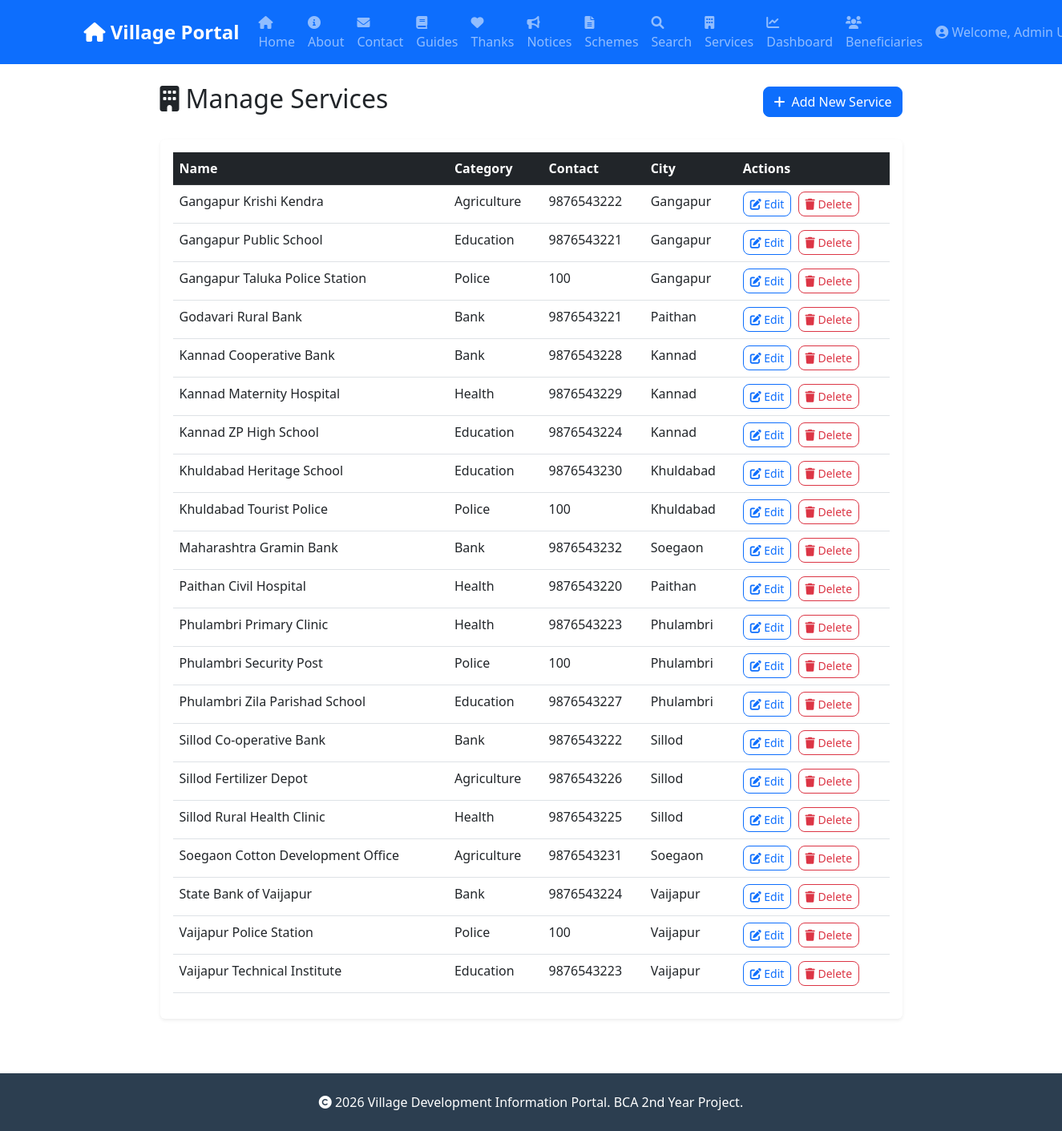
Page /admin/services (signed in) on the committed database.
### tables this page shows
CREATE TABLE users (
            id INTEGER PRIMARY KEY AUTOINCREMENT,
            name TEXT NOT NULL,
            email TEXT UNIQUE NOT NULL,
            password_hash TEXT NOT NULL,
            role TEXT NOT NULL,
            created_at TIMESTAMP DEFAULT CURRENT_TIMESTAMP
        , theme_preference TEXT DEFAULT 'light', location TEXT);

CREATE TABLE services (
            id INTEGER PRIMARY KEY AUTOINCREMENT,
            category TEXT NOT NULL,
            name TEXT NOT NULL,
            contact_number TEXT,
            address TEXT,
            in_charge TEXT,
            city TEXT
        );

### app.py (the view)
@app.route('/admin/services')
@login_required
def admin_services():
    if current_user.role != 'admin':
        flash('Access denied', 'error')
        return redirect(url_for('index'))
    conn = get_db()
    cursor = conn.cursor()
    cursor.execute('SELECT * FROM services ORDER BY name ASC')
    services = cursor.fetchall()
    conn.close()
    return render_template('admin_services.html', services=services)

### app.py (called while the page is built)
def get_db():
    db_path = app.config.get('DATABASE', 'database.db')
    conn = sqlite3.connect(db_path)
    conn.row_factory = sqlite3.Row
    return conn

@login_manager.user_loader
def load_user(user_id):
    conn = get_db()
    cursor = conn.cursor()
    cursor.execute('SELECT * FROM users WHERE id = ?', (user_id,))
    user = cursor.fetchone()
    conn.close()
    if user:
        return User(user['id'], user['name'], user['email'], user['role'], dict(user).get('location'))
    return None

### templates/admin_services.html
{% extends "base.html" %}
{% block content %}
<div class="row justify-content-center">
    <div class="col-lg-10">
        <div class="d-flex justify-content-between align-items-center mb-4">
            <h2><i class="fas fa-building me-2"></i>Manage Services</h2>
            <a href="{{ url_for('admin_add_service') }}" class="btn btn-primary">
                <i class="fas fa-plus me-2"></i>Add New Service
            </a>
        </div>
        <div class="card shadow-sm">
            <div class="card-body">
                {% if services %}
                <div class="table-responsive">
                    <table class="table table-hover">
                        <thead class="table-dark">
                            <tr>
                                <th>Name</th>
                                <th>Category</th>
                                <th>Contact</th>
                                <th>City</th>
                                <th>Actions</th>
                            </tr>
                        </thead>
                        <tbody>
                            {% for service in services %}
                            <tr>
                                <td>{{ service.name }}</td>
                                <td>{{ service.category }}</td>
                                <td>{{ service.contact_number or 'N/A' }}</td>
                                <td>{{ service.city }}</td>
                                <td>
                                    <a href="{{ url_for('admin_edit_service', service_id=service.id) }}"
                                        class="btn btn-sm btn-outline-primary me-1">
                                        <i class="fas fa-edit"></i> Edit
                                    </a>
                                    <a href="{{ url_for('admin_delete_service', service_id=service.id) }}"
                                        class="btn btn-sm btn-outline-danger" onclick="return confirm('Are you sure?')">
                                        <i class="fas fa-trash"></i> Delete
                                    </a>
                                </td>
                            </tr>
                            {% endfor %}
                        </tbody>
                    </table>
                </div>
                {% else %}
                <div class="text-center py-4">
                    <p class="text-muted">No services found.</p>
                    <a href="{{ url_for('admin_add_service') }}" class="btn btn-primary">Add First Service</a>
                </div>
                {% endif %}
            </div>
        </div>
    </div>
</div>
{% endblock %}

### templates/base.html (shortened to what this page needs)
<!DOCTYPE html>
<html lang="en">
<head>
    <link href="https://cdn.jsdelivr.net/npm/bootstrap@5.3.0/dist/css/bootstrap.min.css" rel="stylesheet">
    <link rel="stylesheet" href="https://cdnjs.cloudflare.com/ajax/libs/font-awesome/6.0.0/css/all.min.css">
</head>
<body>
    <nav class="navbar navbar-expand-lg navbar-dark bg-primary sticky-top">
        <div class="container">
            <a class="navbar-brand" href="/">
                <i class="fas fa-home"></i> Village Portal
            </a>
            <div class="collapse navbar-collapse" id="navbarNav">
                <ul class="navbar-nav me-auto">
                    <li class="nav-item">
                        <a class="nav-link" href="/">
                            <i class="fas fa-house"></i> Home
                        </a>
                    </li>
                    <li class="nav-item">
                        <a class="nav-link" href="/about">
                            <i class="fas fa-info-circle"></i> About
                        </a>
                    </li>
                    <li class="nav-item">
                        <a class="nav-link" href="/contact">
                            <i class="fas fa-envelope"></i> Contact
                        </a>
                    </li>
                    <li class="nav-item">
                        <a class="nav-link" href="/documentation">
                            <i class="fas fa-book"></i> Guides
                        </a>
                    </li>
                    <li class="nav-item">
                        <a class="nav-link" href="/acknowledgements">
                            <i class="fas fa-heart"></i> Thanks
                        </a>
                    </li>
                    <li class="nav-item">
                        <a class="nav-link" href="/notices">
                            <i class="fas fa-bullhorn"></i> Notices
                        </a>
                    </li>
                    <li class="nav-item">
                        <a class="nav-link" href="/schemes">
                            <i class="fas fa-file-alt"></i> Schemes
                        </a>
                    </li>
                    <li class="nav-item">
                        <a class="nav-link" href="/search">
                            <i class="fas fa-search"></i> Search
                        </a>
                    </li>
                    <li class="nav-item">
                        <a class="nav-link" href="/services">
                            <i class="fas fa-building"></i> Services
                        </a>
                    </li>
                    {% if current_user.is_authenticated and current_user.role == 'admin' %}
                    <li class="nav-item">
                        <a class="nav-link" href="/admin/dashboard">
                            <i class="fas fa-chart-line"></i> Dashboard
                        </a>
                    </li>
                    <li class="nav-item">
                        <a class="nav-link" href="/beneficiaries">
                            <i class="fas fa-users"></i> Beneficiaries
                        </a>
                    </li>
                    {% endif %}
                </ul>
                <ul class="navbar-nav">
                    {% if current_user.is_authenticated %}
                    <li class="nav-item dropdown">
                        <a class="nav-link dropdown-toggle" href="#" id="userDropdown" role="button"
                            data-bs-toggle="dropdown" aria-expanded="false">
                            <i class="fas fa-user-circle"></i> Welcome, {{ current_user.name }}
                        </a>
                    </li>
                    {% endif %}
                </ul>
            </div>
        </div>
    </nav>
    <div class="container mt-4">
        {% block content %}{% endblock %}
    </div>
    <footer class="footer bg-dark text-white py-4 mt-5">
        <div class="container text-center">
            <p class="mb-0">
                <i class="fas fa-copyright"></i> 2026 Village Development Information Portal.
                BCA 2nd Year Project.
            </p>
        </div>
    </footer>
</body>
</html>

### templates/base.html (style rules this page uses)
.navbar-brand { font-weight: bold; font-size: 1.5rem; }
.card { margin-bottom: 20px; border: none; box-shadow: 0 2px 10px rgba(0, 0, 0, 0.1); }
.footer { margin-top: 50px; background: #2c3e50 !important; }
.btn { border-radius: 8px; }
.nav-link { font-weight: 500; }

### rows in the picture
users: name "Admin…"
services: name "Gangapur Krishi Kendra", category "Agriculture", contact_number "9876543222", city "Gangapur"
services: name "Gangapur Public School", category "Education", contact_number "9876543221", city "Gangapur"
services: name "Gangapur Taluka Police Station", category "Police", contact_number "100", city "Gangapur"
services: name "Godavari Rural Bank", category "Bank", contact_number "9876543221", city "Paithan"
services: name "Kannad Cooperative Bank", category "Bank", contact_number "9876543228", city "Kannad"
services: name "Kannad Maternity Hospital", category "Health", contact_number "9876543229", city "Kannad"
services: name "Kannad ZP High School", category "Education", contact_number "9876543224", city "Kannad"
services: name "Khuldabad Heritage School", category "Education", contact_number "9876543230", city "Khuldabad"
services: name "Khuldabad Tourist Police", category "Police", contact_number "100", city "Khuldabad"
services: name "Maharashtra Gramin Bank", category "Bank", contact_number "9876543232", city "Soegaon"
services: name "Paithan Civil Hospital", category "Health", contact_number "9876543220", city "Paithan"
services: name "Phulambri Primary Clinic", category "Health", contact_number "9876543223", city "Phulambri"
services: name "Phulambri Security Post", category "Police", contact_number "100", city "Phulambri"
services: name "Phulambri Zila Parishad School", category "Education", contact_number "9876543227", city "Phulambri"
services: name "Sillod Co-operative Bank", category "Bank", contact_number "9876543222", city "Sillod"
services: name "Sillod Fertilizer Depot", category "Agriculture", contact_number "9876543226", city "Sillod"
services: name "Sillod Rural Health Clinic", category "Health", contact_number "9876543225", city "Sillod"
services: name "Soegaon Cotton Development Office", category "Agriculture", contact_number "9876543231", city "Soegaon"
services: name "State Bank of Vaijapur", category "Bank", contact_number "9876543224", city "Vaijapur"
services: name "Vaijapur Police Station", category "Police", contact_number "100", city "Vaijapur"
services: name "Vaijapur Technical Institute", category "Education", contact_number "9876543223", city "Vaijapur"
